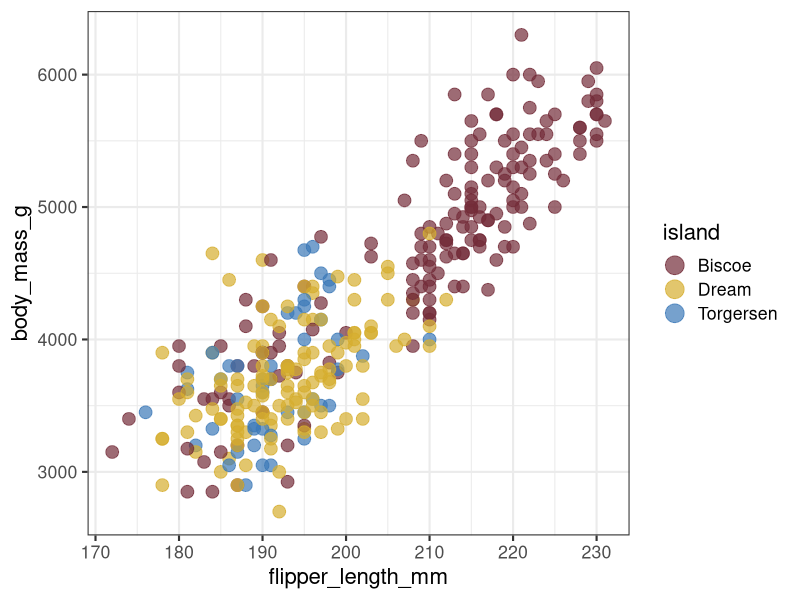

R code for this plot:
library(tidyverse)
library(palmerpenguins)
theme_set(theme_bw(16))

penguins %>%
  drop_na() %>%
  unite(species_sex, c(species, sex)) %>% 
  ggplot(aes(flipper_length_mm, body_mass_g, color=island))+
  geom_point(size=4, alpha=0.7) +
  scale_color_manual(values=c("#732B38","#D6AD2F","#3B78B7")) +
  guides(colour = guide_legend(override.aes = list(size=6))) #simply change the size of the legend with one command

# Reference 
#1 . https://datavizpyr.com/increase-legend-key-size-in-ggplot2/